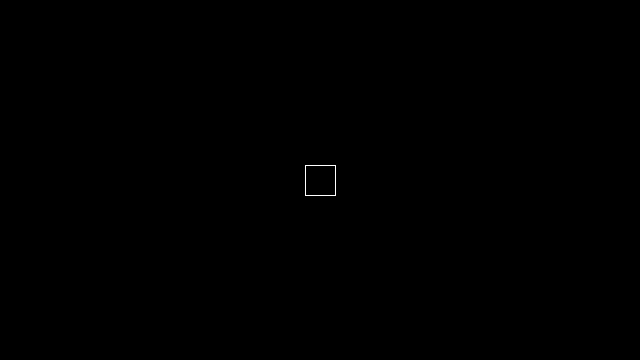
Frame 1 (no input)
Frame 60 (the mouse pressed at the canvas centre just before this capture): identical to frame 1, image omitted
Frame 120 (the mouse held since frame 60 and released just before this capture): identical to frame 1, image omitted

The Processing sketch that drew this single still picture (run headless with seeded random() and noise(); from frame 60 on, the mouse is pressed at the canvas centre):

// Processing sketch: exercise3_5b
// ── exercise3_5b.pde
/* exercise 3.5 別解 */
/* デカルト座標で考える場合 */

Spaceship Asteroid;

class Spaceship{
  PVector location;
  PVector velocity;
  float acceleration;
  float mass;

  float angle;

  Spaceship(){
    location = new PVector( 0, 0 );
    velocity = new PVector( 0, 0 );
    acceleration = 1;
    angle = 0;
    mass = 30;
  }

  void update( int mode )
  {
    if( mode == 0 ) // Forward Mode
    {
      location.x = location.x + sin(radians(angle));
      location.y = location.y + cos(radians(angle));
      println("angle:"+angle);
      println(location.x);
    }
    else if( mode == -1 )
    {
      location.x = location.x - sin(radians(angle));
      location.y = location.y - cos(radians(angle));
    }
    else if( mode == 1 ) // Right Mode
    {
      angle += 1;
      if( angle > 360 )
      {
        angle = 0;
      }
    }

    else if( mode == 2 ) // Left mode
    {
      angle -= 1;
      if( angle < -360 )
      {
        angle = 0;
      }
    }
  }

  void display()
  {
    stroke(255);
    fill(0);

    pushMatrix();
    translate( location.x, location.y );
    rotate(radians(angle));
    rect(0,0, mass, mass);
    popMatrix();
  }
}

void setup()
{
  size(640,360);
  background(0);
  rectMode(CENTER);

  Asteroid = new Spaceship();
}

void draw()
{
  background(0);
  translate( width/2, height/2 );

  if( keyPressed )
  {
    if( keyCode == UP )
    {
        Asteroid.update( 0 );
    }
    else if( keyCode == DOWN )
    {
        Asteroid.update( -1 );
    }
    else if( keyCode == RIGHT )
    {
        Asteroid.update( 1 );
    }
    else if( keyCode == LEFT )
    {
        Asteroid.update( 2 );
    }
  }

  Asteroid.display();
}
